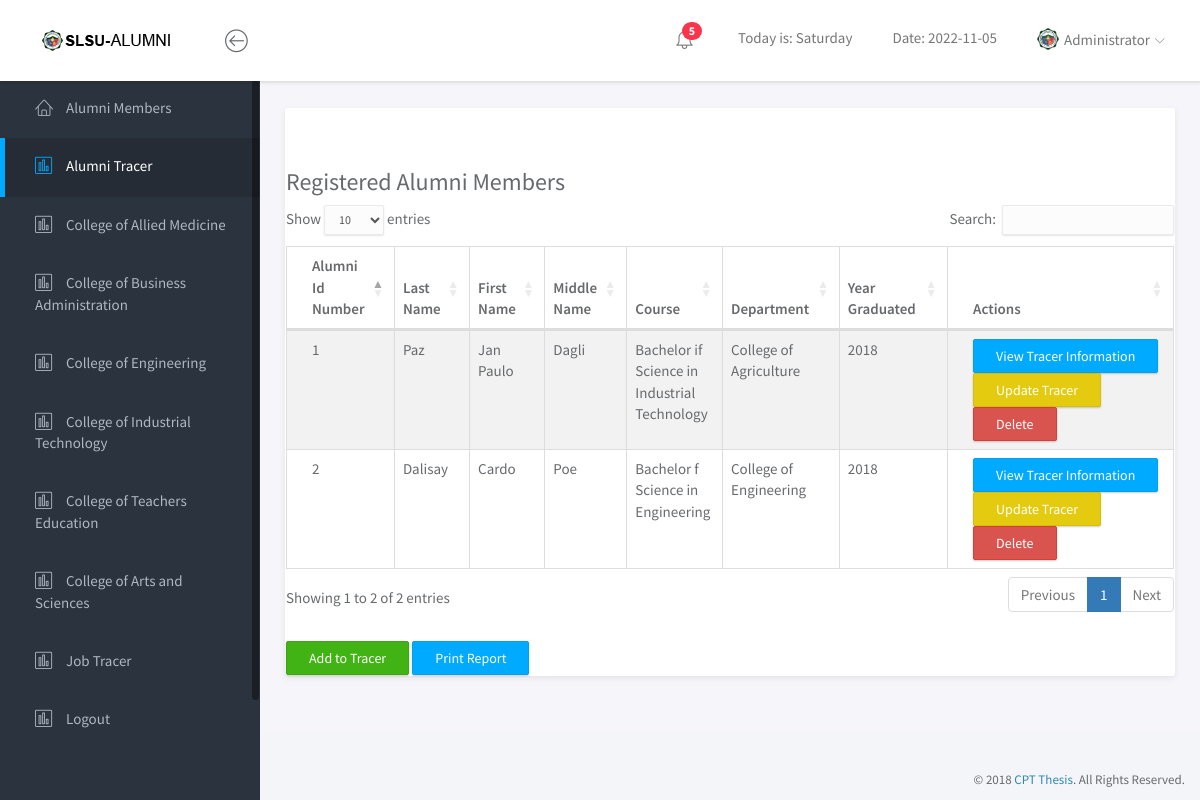
Screenshot of /Dashboard/tracer.php with the database file from the repository.
### tables this page shows
CREATE TABLE `tracer` (
  `id` int(11) NOT NULL,
  `lastname` varchar(200) NOT NULL,
  `firstname` varchar(200) NOT NULL,
  `middlename` varchar(200) NOT NULL,
  `year` varchar(200) NOT NULL,
  `course` varchar(200) NOT NULL,
  `college` varchar(200) NOT NULL,
  `age` varchar(200) NOT NULL,
  `gender` varchar(200) NOT NULL,
  `address` varchar(200) NOT NULL,
  `tel` varchar(200) NOT NULL,
  `mobile` varchar(200) NOT NULL,
  `email` varchar(200) NOT NULL,
  `current` varchar(200) NOT NULL,
  `company` varchar(200) NOT NULL,
  `companyaddress` varchar(200) NOT NULL,
  `salary` varchar(200) NOT NULL,
  `status` varchar(200) NOT NULL,
  `source` varchar(200) NOT NULL,
  `companyname` varchar(200) NOT NULL,
  `employeddate` varchar(200) NOT NULL,
  `position` varchar(200) NOT NULL,
  `salaryrange` varchar(200) NOT NULL,
  `tracerdate` timestamp NOT NULL DEFAULT current_timestamp() ON UPDATE current_timestamp(),
  `image` varchar(200) NOT NULL
);

### Dashboard/tracer.php (the view, shortened to what this page needs)
<!doctype html>
<html lang="en">
<head>
	<link rel="stylesheet" href="assets/vendor/bootstrap/css/bootstrap.min.css">
	<link rel="stylesheet" href="assets/vendor/font-awesome/css/font-awesome.min.css">
	<link rel="stylesheet" href="assets/vendor/linearicons/style.css">
	<link rel="stylesheet" href="assets/vendor/chartist/css/chartist-custom.css">
	<link rel="stylesheet" href="assets/css/main.css">
	<link rel="stylesheet" href="assets/css/demo.css">
	<link rel="stylesheet" type="text/css" href="https://cdn.datatables.net/1.10.25/css/dataTables.bootstrap4.min.css">
</head>
<body>
	<div id="wrapper">
		<nav class="navbar navbar-default navbar-fixed-top">
			<div class="brand">
				<a href="index.html"><img src="assets/img/logo-dark.png" alt="Klorofil Logo" class="img-responsive logo"></a>
			</div>
			<div class="container-fluid">
				<div class="navbar-btn">
					<button type="button" class="btn-toggle-fullwidth"><i class="lnr lnr-arrow-left-circle"></i></button>
				</div>
				<div id="navbar-menu">
					<ul class="nav navbar-nav navbar-right">
						<li class="dropdown">
							<a href="#" class="dropdown-toggle icon-menu" data-toggle="dropdown">
								<i class="lnr lnr-alarm"></i>
								<span class="badge bg-danger">5</span>
							</a>
						</li>
            <li class="dropdown">
              <a href="#" class="dropdown-toggle icon-menu">
                  Today is: <?php echo date("l");?>
              </a>
            </li>
            <li class="dropdown">
              <a href="#" class="dropdown-toggle icon-menu">
                  Date: <?php echo date("Y-m-d");?>
              </a>
            </li>
						<li class="dropdown">
							<a href="#" class="dropdown-toggle" data-toggle="dropdown"><img src="../img/logo.png" class="img-circle" alt="Avatar"> <span>Administrator</span> <i class="icon-submenu lnr lnr-chevron-down"></i></a>
						</li>
					</ul>
				</div>
			</div>
		</nav>
		<div id="sidebar-nav" class="sidebar">
			<div class="sidebar-scroll">
				<nav>
					<ul class="nav">
						<li><a href="students.php" ><i class="lnr lnr-home"></i> <span>Alumni Members</span></a></li>
						<li><a href="tracer.php" class="active"><i class="lnr lnr-chart-bars"></i> <span>Alumni Tracer</span></a></li>
						<li><a href="cam.php" class=""><i class="lnr lnr-chart-bars"></i> <span>College of Allied Medicine</span></a></li>
						<li><a href="cba.php" class=""><i class="lnr lnr-chart-bars"></i> <span>College of Business Administration</span></a></li>
						<li><a href="cen.php" class=""><i class="lnr lnr-chart-bars"></i> <span>College of Engineering</span></a></li>
						<li><a href="cit.php" class=""><i class="lnr lnr-chart-bars"></i> <span>College of Industrial Technology</span></a></li>
						<li><a href="cte.php" class=""><i class="lnr lnr-chart-bars"></i> <span>College of Teachers Education</span></a></li>
						<li><a href="cas.php" class=""><i class="lnr lnr-chart-bars"></i> <span>College of Arts and Sciences</span></a></li>
						<li><a href="job_tracer.php" class=""><i class="lnr lnr-chart-bars"></i> <span>Job Tracer</span></a></li>
						<li><a href="../index.html" class=""><i class="lnr lnr-chart-bars"></i> <span>Logout</span></a></li>
					</ul>
				</nav>
			</div>
		</div>
		<div class="main">
			<div class="main-content">
				<div class="container-fluid">
					<div class="panel panel-headline">
						<div class="panel-heading">
						</div>
					     <div class="row">
		                    <div class="col-lg-12 col-md-12">
		                        <div class="card">
		                            <div class="card-body">
		                                <div class="d-flex">
		                                    <div>
		                                        <h3 class="card-title m-b-5"><span class="lstick"></span>Registered Alumni Members</h3>
		                                    </div>
		                                </div>
		                                <table id="example" class="table table-striped table-bordered" cellspacing="0" width="100%">
		                                        <thead>
		                                            <tr>
		                                                <th>Alumni Id Number</th>
		                                                <th>Last Name</th>
		                                                <th>First Name</th>
		                                                <th>Middle Name</th>
														<th>Course</th>
														<th>Department</th>
														<th>Year Graduated</th>
		                                                <th>Actions</th>
		                                            </tr>
		                                        </thead>
		                                        <tbody>
														<?php
														$servername = "localhost";
														$username = "root";
														$password = "";
														$dbname = "facultydb";
														$conn = new mysqli($servername, $username, $password, $dbname);
														$sql = "SELECT *  FROM tracer";
														$result = $conn->query($sql);
														if ($result->num_rows > 0) {
														while($row = $result->fetch_assoc()) {
															echo '<tr>';
															echo '<td>'.$row['id'].'</td>';
															echo '<td>'.$row['lastname'].'</td>';
															echo '<td>'.$row['firstname'].'</td>';
															echo '<td>'.$row['middlename'].'</td>';
															echo '<td>'.$row['course'].'</td>';
															echo '<td>'.$row['college'].'</td>';
															echo '<td>'.$row['year'].'</td>';
															echo '<td>';
															echo '<a href="viewtracer.php?id='.$row['id'].'" class="btn btn-primary">View Tracer Information</a>';
															echo '<a href="edittracer.php?id='.$row['id'].'" class="btn btn-warning">Update Tracer</a>';
															echo '<a href="deletetracer.php?id='.$row['id'].'" class="btn btn-danger">Delete</a>';
															echo '</td>';
															echo '</tr>';
														}
														} else {
														echo "0 results";
														}
														?>
		                                        </tbody>
		                                    </table>
		                                        <br>
		                                    <a class="btn btn-success btn-md" href="addtracer.php">Add to Tracer</a>
		                                    <a class="btn btn-primary btn-md" href="print_report.php">Print Report</a>
		                            </div>
		                        </div>
		                    </div>
		                </div>
						</div>
					</div>
				</div>
			</div>
		</div>
		<footer>
			<div class="container-fluid">
				<p class="copyright">&copy; 2018 <a href="https://www.themeineed.com" target="_blank">CPT Thesis</a>. All Rights Reserved.</p>
			</div>
		</footer>
</body>
</html>

### rows the page displays
tracer: id "1", lastname "Paz", firstname "Jan Paulo", middlename "Dagli", course "Bachelor if Science in Industrial Technology", college "College of Agriculture", year "2018"
tracer: id "2", lastname "Dalisay", firstname "Cardo", middlename "Poe", course "Bachelor f Science in Engineering", college "College of Engineering", year "2018"
